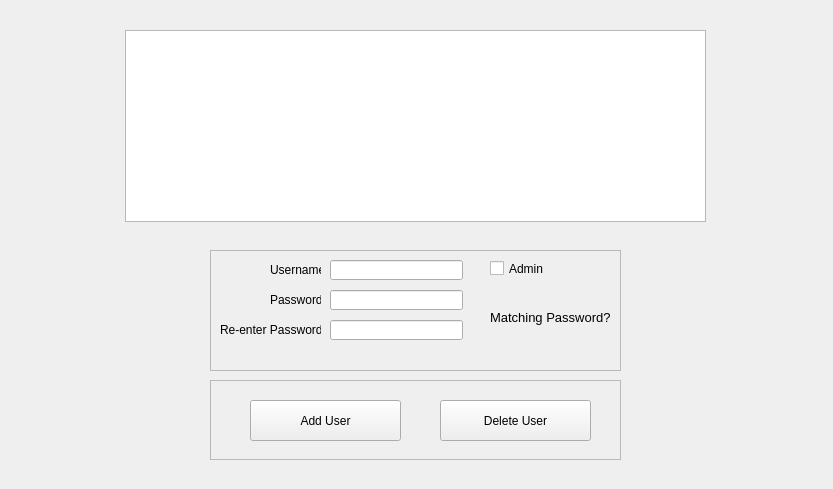
<?xml version="1.0" encoding="UTF-8"?>
<ui version="4.0">
 <class>ManageUsers</class>
 <widget class="QWidget" name="ManageUsers">
  <property name="geometry">
   <rect>
    <x>0</x>
    <y>0</y>
    <width>833</width>
    <height>489</height>
   </rect>
  </property>
  <property name="windowTitle">
   <string>Form</string>
  </property>
  <widget class="QFrame" name="AddUserFrame">
   <property name="geometry">
    <rect>
     <x>210</x>
     <y>250</y>
     <width>411</width>
     <height>121</height>
    </rect>
   </property>
   <property name="frameShape">
    <enum>QFrame::StyledPanel</enum>
   </property>
   <property name="frameShadow">
    <enum>QFrame::Raised</enum>
   </property>
   <widget class="QCheckBox" name="IsAdminBox">
    <property name="geometry">
     <rect>
      <x>280</x>
      <y>10</y>
      <width>70</width>
      <height>17</height>
     </rect>
    </property>
    <property name="text">
     <string>Admin</string>
    </property>
   </widget>
   <widget class="QLabel" name="UsernameLabel">
    <property name="geometry">
     <rect>
      <x>60</x>
      <y>10</y>
      <width>51</width>
      <height>21</height>
     </rect>
    </property>
    <property name="text">
     <string>&lt;html&gt;&lt;head/&gt;&lt;body&gt;&lt;p&gt;Username:&lt;/p&gt;&lt;/body&gt;&lt;/html&gt;</string>
    </property>
   </widget>
   <widget class="QLabel" name="PasswordLabel">
    <property name="geometry">
     <rect>
      <x>60</x>
      <y>40</y>
      <width>51</width>
      <height>21</height>
     </rect>
    </property>
    <property name="text">
     <string>&lt;html&gt;&lt;head/&gt;&lt;body&gt;&lt;p&gt;Password:&lt;/p&gt;&lt;/body&gt;&lt;/html&gt;</string>
    </property>
   </widget>
   <widget class="QLabel" name="label_2">
    <property name="geometry">
     <rect>
      <x>10</x>
      <y>70</y>
      <width>101</width>
      <height>21</height>
     </rect>
    </property>
    <property name="text">
     <string>&lt;html&gt;&lt;head/&gt;&lt;body&gt;&lt;p&gt;Re-enter Password:&lt;/p&gt;&lt;/body&gt;&lt;/html&gt;</string>
    </property>
   </widget>
   <widget class="QLabel" name="MatchingPasswordLabel">
    <property name="geometry">
     <rect>
      <x>280</x>
      <y>60</y>
      <width>121</width>
      <height>16</height>
     </rect>
    </property>
    <property name="text">
     <string>&lt;html&gt;&lt;head/&gt;&lt;body&gt;&lt;p&gt;&lt;span style=&quot; font-size:10pt;&quot;&gt;Matching Password?&lt;/span&gt;&lt;/p&gt;&lt;/body&gt;&lt;/html&gt;</string>
    </property>
   </widget>
   <widget class="QLineEdit" name="usernameLineEdit">
    <property name="geometry">
     <rect>
      <x>120</x>
      <y>10</y>
      <width>133</width>
      <height>20</height>
     </rect>
    </property>
   </widget>
   <widget class="QLineEdit" name="passwordLineEdit">
    <property name="geometry">
     <rect>
      <x>120</x>
      <y>40</y>
      <width>133</width>
      <height>20</height>
     </rect>
    </property>
   </widget>
   <widget class="QLineEdit" name="reenterpasswordLineEdit">
    <property name="geometry">
     <rect>
      <x>120</x>
      <y>70</y>
      <width>133</width>
      <height>20</height>
     </rect>
    </property>
   </widget>
  </widget>
  <widget class="QFrame" name="ButtonFrame">
   <property name="geometry">
    <rect>
     <x>210</x>
     <y>380</y>
     <width>411</width>
     <height>80</height>
    </rect>
   </property>
   <property name="frameShape">
    <enum>QFrame::StyledPanel</enum>
   </property>
   <property name="frameShadow">
    <enum>QFrame::Raised</enum>
   </property>
   <widget class="QPushButton" name="AddUserButton">
    <property name="geometry">
     <rect>
      <x>40</x>
      <y>20</y>
      <width>151</width>
      <height>41</height>
     </rect>
    </property>
    <property name="text">
     <string>Add User</string>
    </property>
   </widget>
   <widget class="QPushButton" name="DeleteUserButton">
    <property name="geometry">
     <rect>
      <x>230</x>
      <y>20</y>
      <width>151</width>
      <height>41</height>
     </rect>
    </property>
    <property name="text">
     <string>Delete User</string>
    </property>
   </widget>
  </widget>
  <widget class="QTableWidget" name="usertableWidget">
   <property name="geometry">
    <rect>
     <x>125</x>
     <y>30</y>
     <width>581</width>
     <height>192</height>
    </rect>
   </property>
  </widget>
 </widget>
 <resources/>
 <connections/>
</ui>
